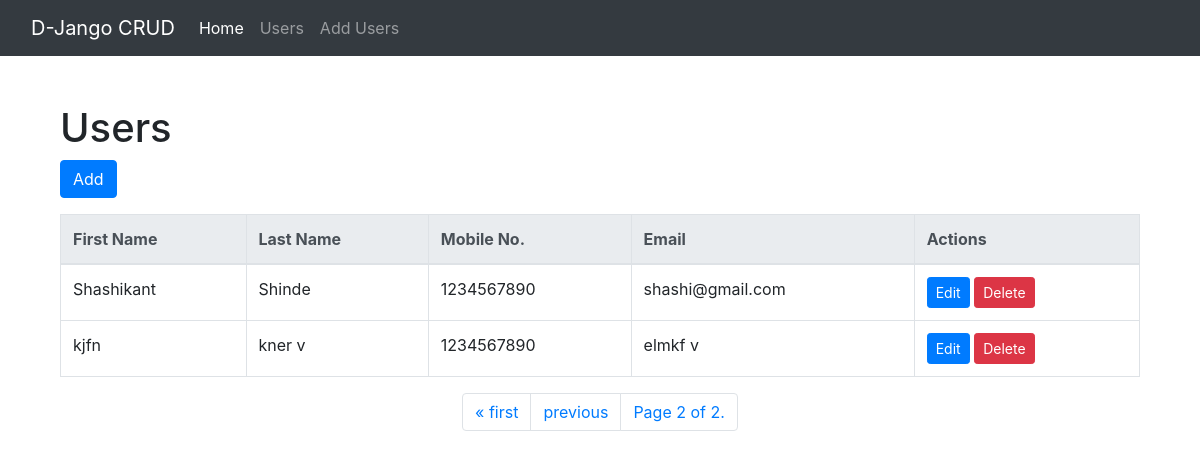
The page /display/?page=2 on the database its author committed.
### crud/models.py (models this page shows)
class Crud(models.Model):
  firstname = models.CharField(max_length=255)
  lastname = models.CharField(max_length=255)
  mobno = models.CharField(max_length=255)
  email = models.CharField(max_length=255)

### crud/views.py (the view)
# urls.py: path('display/', views.crud, name='display'),
def crud(request):
    crud_data = Crud.objects.all()
    paginator = Paginator(crud_data, 5)
    page_number = request.GET.get('page')
    page_obj = paginator.get_page(page_number)
    return render(request, 'display.html', {'page_obj': page_obj})

### crud/templates/display.html (shortened to what this page needs)
<!DOCTYPE html>
<html>
<head>
    <link rel="stylesheet" href="https://stackpath.bootstrapcdn.com/bootstrap/4.5.2/css/bootstrap.min.css">
</head>
<body>
    {% include 'navbar.html' %}
    <div class="container">
        <br>
        <h1>Users</h1>
        <a href="/insert/" class="btn btn-primary mb-3">Add</a>
        <table class="table table-bordered">
            <thead class="thead-light">
                <tr>
                    <th scope="col">First Name</th>
                    <th scope="col">Last Name</th>
                    <th scope="col">Mobile No.</th>
                    <th scope="col">Email</th>
                    <th scope="col">Actions</th>
                </tr>
            </thead>
            <tbody>
                {% for x in page_obj %}
                <tr>
                    <td>{{ x.firstname }}</td>
                    <td>{{ x.lastname }}</td>
                    <td>{{ x.mobno }}</td>
                    <td>{{ x.email }}</td>
                    <td>
                        <a href="{% url 'edit' x.id %}" class="btn btn-sm btn-primary">Edit</a>
                        <form id="deleteForm{{ x.id }}" method="post" action="{% url 'delete' x.id %}"
                            style="display: inline;">
                            <button type="button" class="btn btn-danger btn-sm" data-toggle="modal"
                                data-target="#deleteModal{{ x.id }}">
                                Delete
                            </button>
                        </form>
                    </td>
                </tr>
                {% endfor %}
            </tbody>
        </table>
        <div class="pagination justify-content-center">
            <ul class="pagination">
                {% if page_obj.has_previous %}
                <li class="page-item">
                    <a class="page-link" href="?page=1">&laquo; first</a>
                </li>
                <li class="page-item">
                    <a class="page-link" href="?page={{ page_obj.previous_page_number }}">previous</a>
                </li>
                {% endif %}
                <li class="page-item">
                    <span class="page-link">
                        Page {{ page_obj.number }} of {{ page_obj.paginator.num_pages }}.
                    </span>
                </li>
            </ul>
        </div>
    </div>
</body>
</html>

### rows shown on the page
Crud: firstname "Shashikant", lastname "Shinde", mobno "1234567890", email "shashi@gmail.com"
Crud: firstname "kjfn", lastname "kner v", mobno "1234567890", email "elmkf v"

### other values the page prints
{{ page_obj.number }} "2"
{{ page_obj.paginator.num_pages }} "2"
